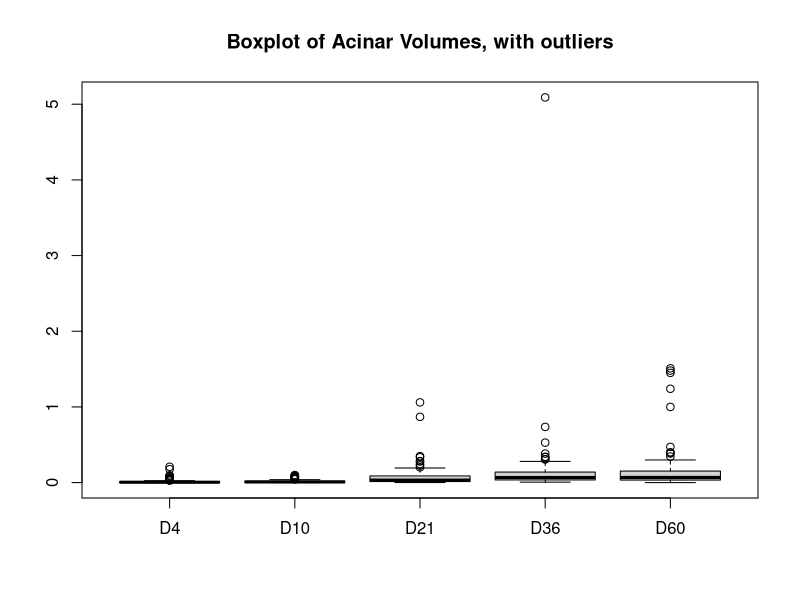
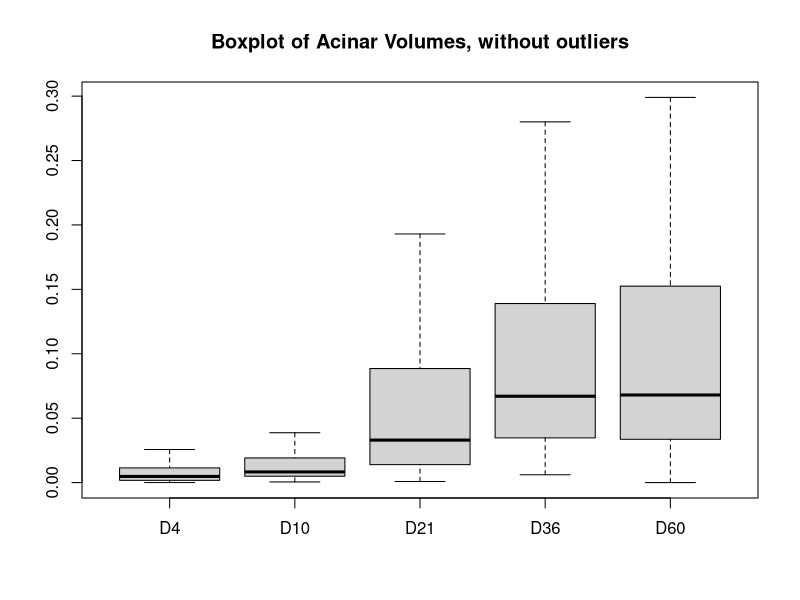
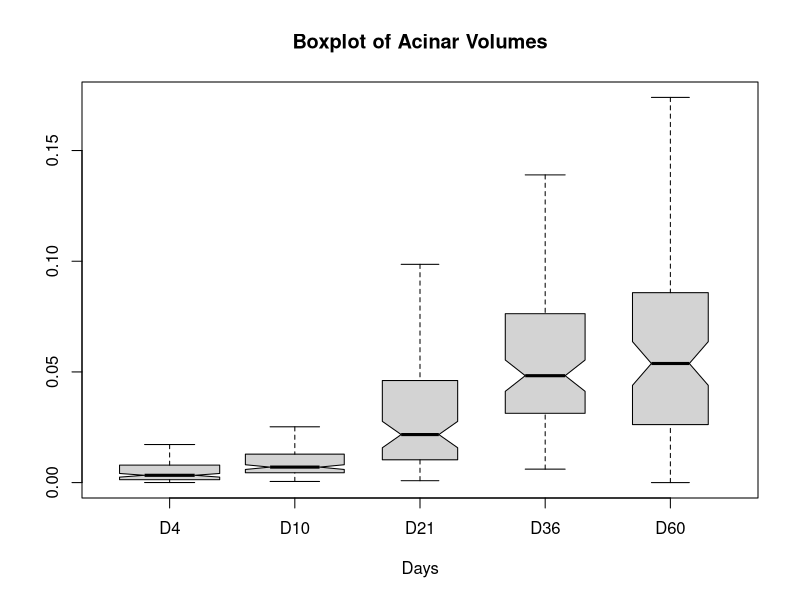

Here is the R script that generated these plots, in order: (Note: this script raises an error after producing the figures.)
##################################################################################
# R-Script to extract the statistics from the Acinar Volumes generated with
# MeVisLab. The data has been put into Excel and arranged into one large
# commaseparated file (AcinusExtractionDataFile.csv). After a first run with R, 
# I have deleted all the outliers (->AcinusExtractionDataFileWithoutOutliers.csv)
#
#
#
#
##################################################################################
setwd("P:/doc/#R/AcinusPaper")
days <- c(4,10,21,36,60)

# Read Data
Data.original <-read.csv("AcinusExtractionDataFile.csv",head=TRUE,sep=";")
# Draw original Data
boxplot(Data.original,
  main="Boxplot of Acinar Volumes, with outliers"
  )
# Draw original Data without outliers
boxplot(Data.original,
  main="Boxplot of Acinar Volumes, without outliers",
  outline=FALSE
  )

# Identified outliers, modified data, saved as new .csv
# Plot it again, with notches and nice color
Data<-read.csv("AcinusExtractionDataFileWithoutOutliers.csv",head=TRUE,sep=";")
boxplot(Data,
  varwidth=TRUE, # scale width of boxes to amount of samples
  notch=TRUE, # If the notches of two plots do not overlap this is "strong evidence" that the two medians differ
  col="lightgray",
  main="Boxplot of Acinar Volumes",
  xlab="Days") 
	
summary(Data)
Data.means <- mean(Data,na.rm=TRUE)
Data.sd <- sd(Data,na.rm=TRUE)

plot(days,Data.sd)
  
quantile(Data$D4,na.rm=TRUE)
quantile(Data$D10,na.rm=TRUE)
quantile(Data$D21,na.rm=TRUE)
quantile(Data$D36,na.rm=TRUE)
quantile(Data$D60,na.rm=TRUE)

## save to TikZ-Graphics, ready for LaTeX
# require(tikzDevice)
# tikz('BoxPlotAcini.tex', standAlone = TRUE, width=5, height=5)
# boxplot(Data)
# devv.off()

## ANOVA (without knowing what I do...)
# fit <- aov(Data$D4 ~ Data$D10)
# plot(fit)

## T-Test (the same results as =ttest(d4,d10,2,3) in Excel)
t.test(Data$D4,Data$D10)
t.test(Data$D4,Data$D21)
t.test(Data$D4,Data$D36)
t.test(Data$D4,Data$D60)

t.test(Data$D10,Data$D21)
t.test(Data$D10,Data$D36)
t.test(Data$D10,Data$D60)

t.test(Data$D21,Data$D36)
t.test(Data$D21,Data$D60)

t.test(Data$D36,Data$D60)
